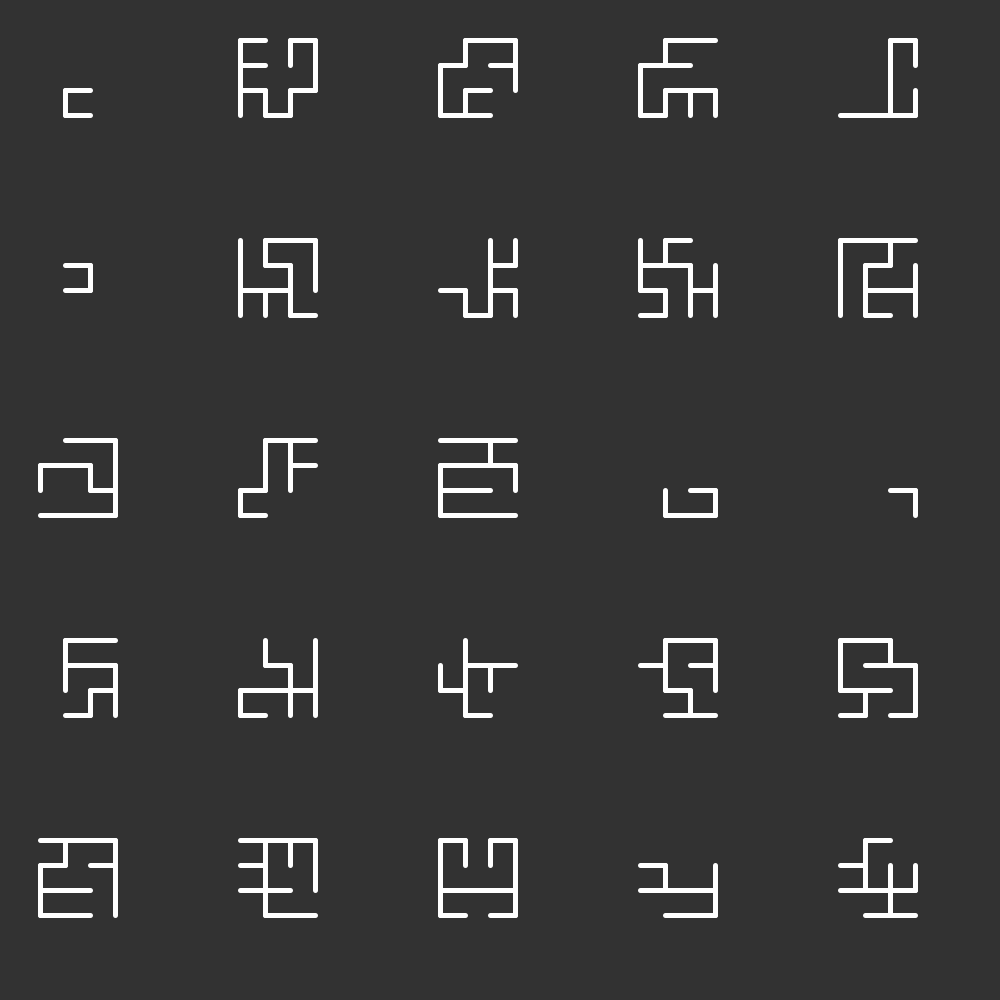
Frame 1 (no input)
Frame 60 (the mouse pressed at the canvas centre just before this capture): identical to frame 1, image omitted
Frame 120 (the mouse held since frame 60 and released just before this capture): identical to frame 1, image omitted

The Processing sketch that drew this single still picture (run headless with seeded random() and noise(); from frame 60 on, the mouse is pressed at the canvas centre):

// Processing sketch: logogram
// ── logogram.pde
float bias = 0.4;
int temps = 0;
float thickness = 50;
ArrayList<Logogram> logograms = new ArrayList<Logogram>();

class Node{
  float x;
  float y;
  Node(float x_in, float y_in){
    x = x_in;
    y = y_in;
  }
}

class Segment{
  Node n1;
  Node n2;
  Segment(Node n1in, Node n2in){
    n1 = n1in;
    n2 = n2in;

  }
  void draw_segment(float x, float y, float delta){
    Node tempn1=new Node(x+n1.x*delta,y+n1.y*delta);
    Node tempn2=new Node(x+n2.x*delta,y+n2.y*delta);

   line(n1.x,n1.y,n2.x,n2.y);
  }
}

class Logogram {
  int d,h;
  boolean[][][] grid_nodes;
  ArrayList<Segment> segments = new ArrayList<Segment>();
  Logogram(int d_in, int h_in){
    d = d_in;
    h = h_in;
    grid_nodes = new boolean[d][h][2];
    subgen(d/2, h/2);
  }

  void subgen(int i, int j){
    grid_nodes[i][j][0] = true;
    grid_nodes[i][j][1] = true;
    if (i>0 && random(1)>bias)  if (!grid_nodes[i-1][j][1]){
      segments.add(new Segment(new Node(i,j),new Node(i-1,j)));
      subgen(i-1,j);
    }
    if (i<d-1 && random(1)>bias) if (!grid_nodes[i+1][j][1]){
      segments.add(new Segment(new Node(i,j),new Node(i+1,j)));
      subgen(i+1,j);
    }
    if (j>0 && random(1)>bias) if (!grid_nodes[i][j-1][1]){
      segments.add(new Segment(new Node(i,j),new Node(i,j-1)));
      subgen(i,j-1);
    }
    if (j<h-1 && random(1)>bias) if (!grid_nodes[i][j+1][1]) {
      segments.add(new Segment(new Node(i,j),new Node(i,j+1)));
      subgen(i,j+1);
    }
  }

  void draw_logogram(float x, float y, float delta){
    for (Segment temp : segments){
      line(temp.n1.x*delta+x,y+temp.n1.y*delta,temp.n2.x*delta+x,y+temp.n2.y*delta);
    }
  }
}



void setup() {
  background(50);
  size(1000,1000);
  fill(255);
  stroke(255);
  strokeWeight(5);

  logo_matrix(5,5,4,4);

  save("logogram4.png");
  frameRate(75);
}


void draw(){
  // background(50);

  // falling_logograms(width/2-400,-800,800,height+800,4,5,5*temps++);
}


void logo_matrix(int c, int l,int dx,int dy){
  for (int i = 0; i < c; ++i) {
    for (int j = 0; j < l; ++j) {
      logograms.add(new Logogram(dx,dy));
      logograms.get(i*c+j).draw_logogram(i*(width/c)+width/c/c,width/c/c+j*(height/l),width/dx/2/c);
    }
  }
}


void falling_logograms(float x, float y, float d, float h, float dx, float dy, float time){
  float delta=d/dx;
  noStroke();
  fill(255);
  stroke(255);
  if (time % (d)==0) {
    logograms.add(0,new Logogram((int)dx,(int)dy));
  }
  print(logograms.size());
  if ((logograms.size()-2)*delta*dy>h) logograms.remove(logograms.size()-1);
  for (int i = 0 ; i < logograms.size(); ++i){
    logograms.get(i).draw_logogram(x,y+i*d+time%(d),delta);
  }
  noStroke();
  fill(50);
  rect(x,y,d,d);
}


void draw_line(Node n1, Node n2){
  line(n1.x,n1.y,n2.x,n2.y);
}


float distNode(Node n1, Node n2){
  return sqrt(pow(n1.x-n2.x,2)+pow(n1.y-n2.y,2));
}
